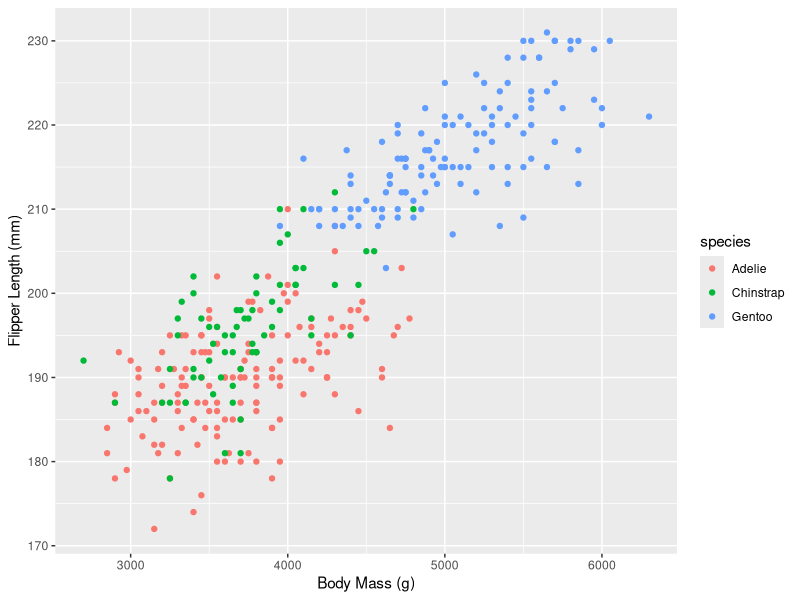

This figure's R source:
## ---- chunk 1
knitr::opts_chunk$set(echo = TRUE)
library(tidyverse)
library(palmerpenguins)
## ---- chunk 2
ggplot(data = penguins, aes(body_mass_g, flipper_length_mm)) + 
  geom_point(aes(color = species)) + 
  xlab("Body Mass (g)") + 
  ylab("Flipper Length (mm)")

